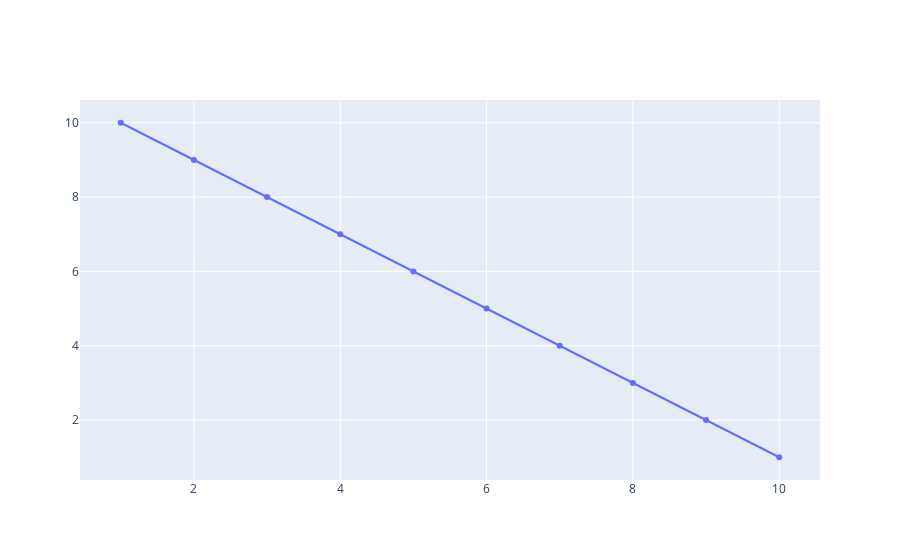

The notebook cell saved with this chart:
### Code cell
fig = go.Figure(go.Scatter(x = x, y = y))
fig.show()

### Figure 1 — Plotly figure (JSON) as saved in the notebook; plotly's stock layout.template omitted (floating-point values rounded to 4 significant figures)
{"data": [{"type": "scatter", "x": [1, 2, 3, 4, 5, 6, 7, 8, 9, 10], "y": [10, 9, 8, 7, 6, 5, 4, 3, 2, 1]}], "layout": {"autosize": true, "xaxis": {"autorange": true, "range": [0.4353, 10.56], "type": "linear"}, "yaxis": {"autorange": true, "range": [0.2573, 10.74], "type": "linear"}}}
